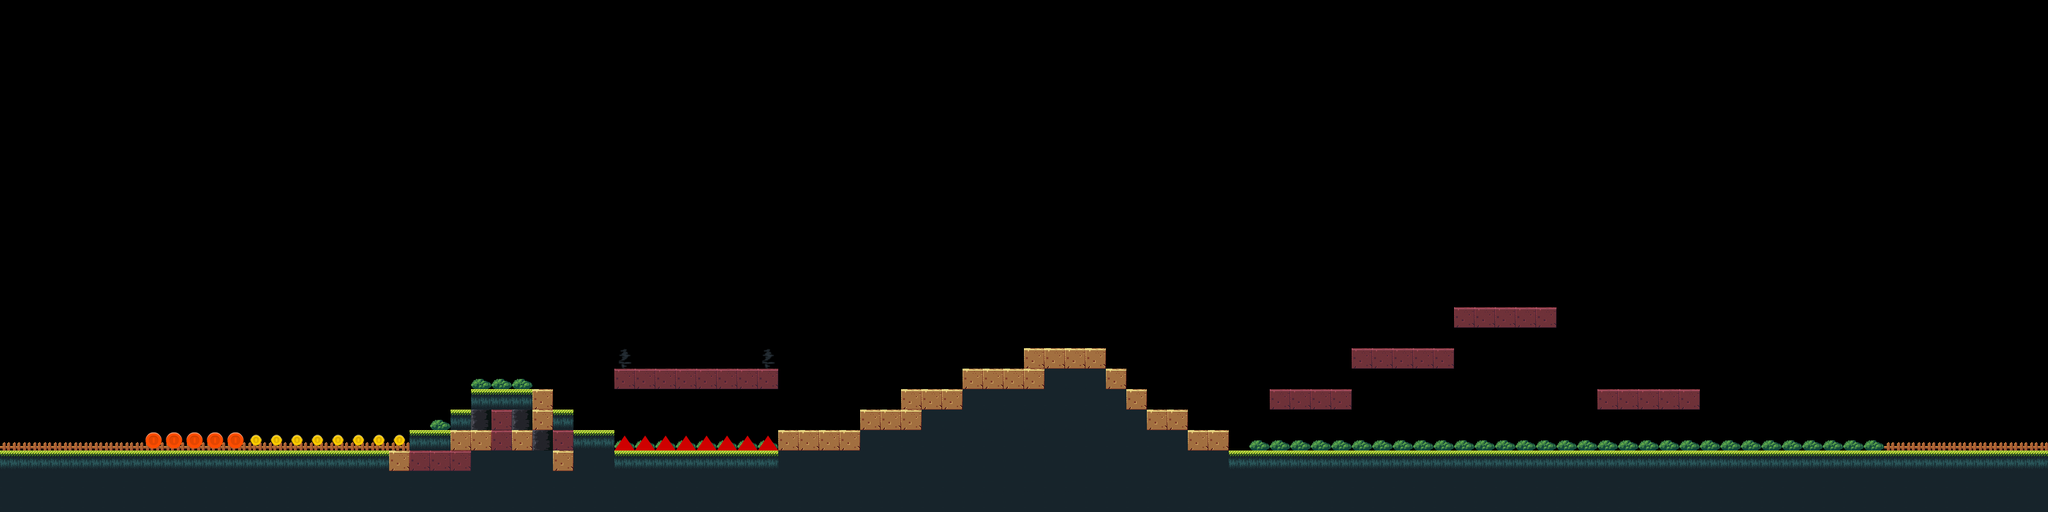

Tiled map render using the project's own tile images. Description and the map definition, with tile-layer contents summarised, below:
An orthogonal 100x25 tile map with 32x32 px tiles, 8 tile layers (BG, Coin, redCoin, Enemy, ...), 6 tilesets.

<map version="1.2" tiledversion="1.3.2" orientation="orthogonal" renderorder="right-down" compressionlevel="-1" width="100" height="25" tilewidth="32" tileheight="32" infinite="0" nextlayerid="10" nextobjectid="1">
 <editorsettings>
  <export target="mapX.json" format="json" />
 </editorsettings>
 <tileset firstgid="1" name="tilesheet" tilewidth="32" tileheight="32" tilecount="100" columns="10">
  <image source="../images/tilesheet.png" width="320" height="320" />
 </tileset>
 <tileset firstgid="101" name="coin32" tilewidth="32" tileheight="32" tilecount="1" columns="1">
  <image source="../images/coin32.png" width="32" height="32" />
 </tileset>
 <tileset firstgid="102" name="coinRed" tilewidth="32" tileheight="32" tilecount="1" columns="1">
  <image source="../images/coinRed.png" width="32" height="32" />
 </tileset>
 <tileset firstgid="103" name="spike" tilewidth="32" tileheight="32" tilecount="1" columns="1">
  <image source="../images/spike.png" width="32" height="32" />
 </tileset>
 <tileset firstgid="104" name="inviWall" tilewidth="32" tileheight="32" tilecount="1" columns="1">
  <image source="../images/inviWall.png" width="32" height="32" />
 </tileset>
 <tileset firstgid="105" name="walkingEnemy" tilewidth="32" tileheight="32" tilecount="1" columns="1">
  <image source="../images/walkingEnemy.png" width="32" height="32" />
 </tileset>
 <layer id="2" name="BG" width="100" height="25">
  <data>[2500 cells, 71 non-empty, 2 distinct tile ids]</data>
 </layer>
 <layer id="3" name="Coin" width="100" height="25">
  <data>[2500 cells, 8 non-empty, 1 distinct tile ids]</data>
 </layer>
 <layer id="4" name="redCoin" width="100" height="25">
  <data>[2500 cells, 5 non-empty, 1 distinct tile ids]</data>
 </layer>
 <layer id="5" name="Enemy" width="100" height="25">
  <data>[2500 cells, 8 non-empty, 1 distinct tile ids]</data>
 </layer>
 <layer id="9" name="walkingEnemy" width="100" height="25">
  <data>[2500 cells, 1 non-empty, 1 distinct tile ids]</data>
 </layer>
 <layer id="1" name="World" width="100" height="25">
  <data>[2500 cells, 409 non-empty, 5 distinct tile ids]</data>
 </layer>
 <layer id="7" name="leftWall" width="100" height="25">
  <data>[2500 cells, 1 non-empty, 1 distinct tile ids]</data>
 </layer>
 <layer id="8" name="rightWall" width="100" height="25">
  <data>[2500 cells, 1 non-empty, 1 distinct tile ids]</data>
 </layer>
</map>
